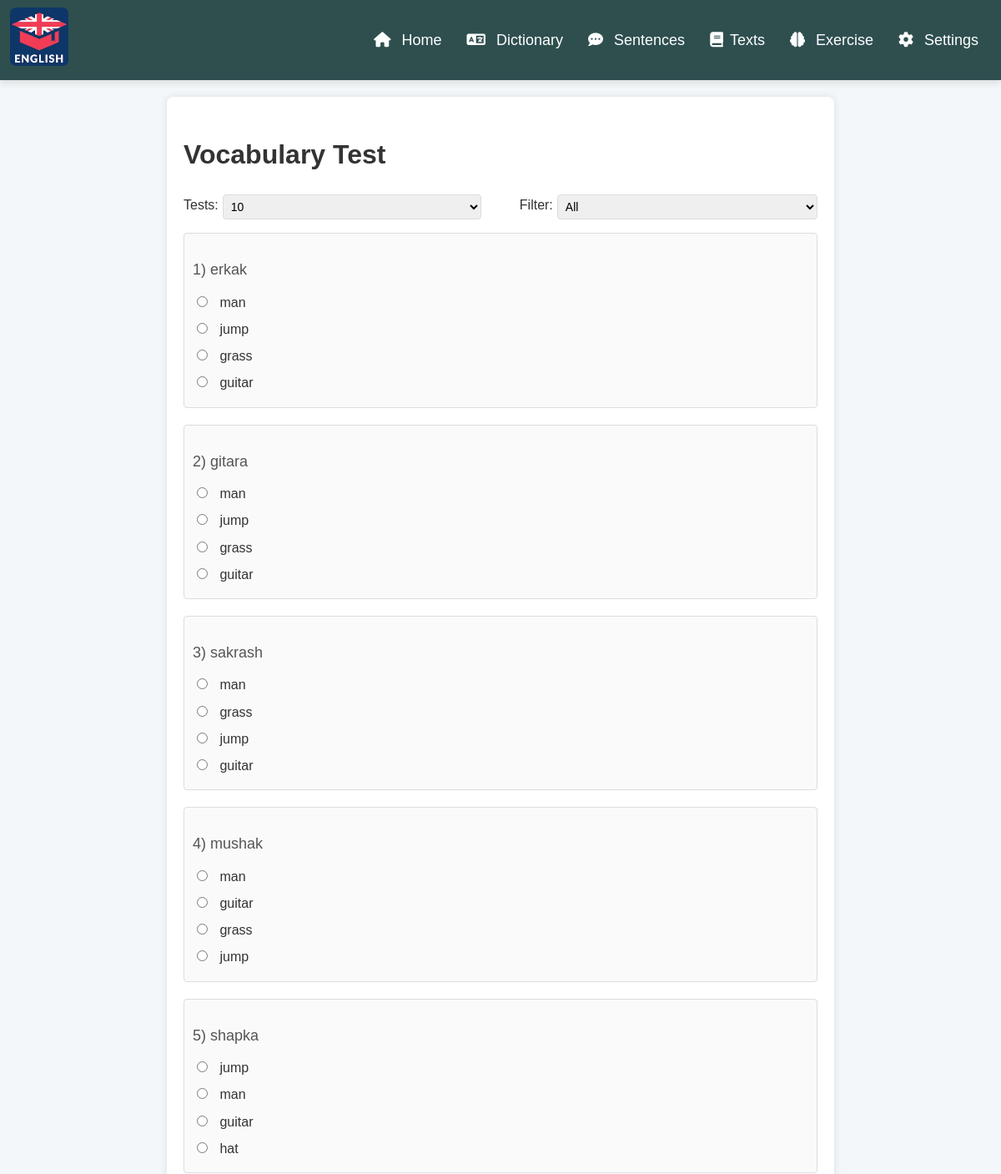
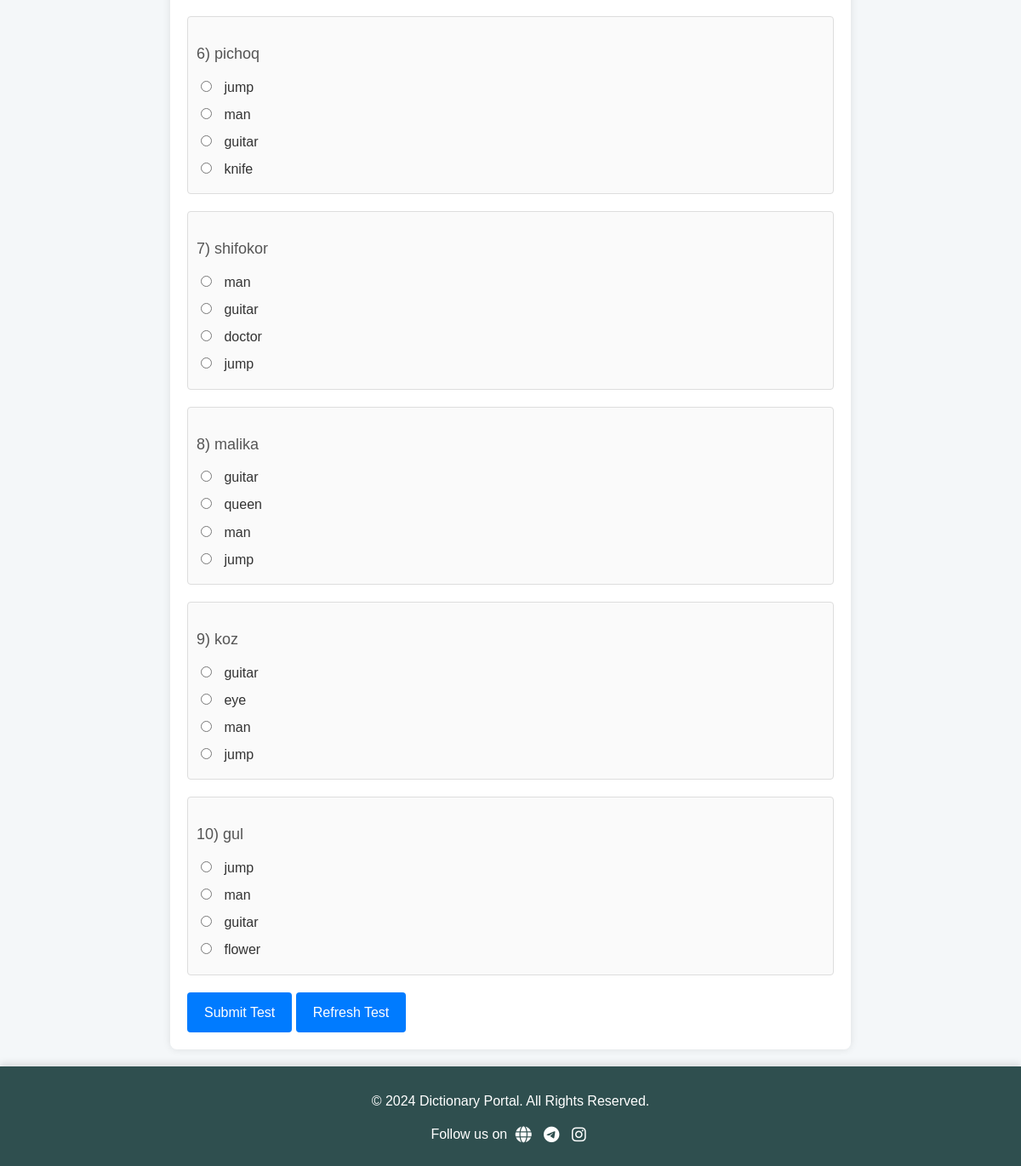
/exercise/vocabulary.php (signed in), run on the app's committed database (2 pictures, top to bottom).
### tables this page shows
CREATE TABLE words (
    id INT AUTO_INCREMENT PRIMARY KEY,
    user_id INT NOT NULL,
    word VARCHAR(150) NOT NULL,
    translation VARCHAR(150),
    definition VARCHAR(255),
    FOREIGN KEY (user_id) REFERENCES users(id) ON DELETE CASCADE
);

### config.php (called while the page is built, shortened)
<?php
class Database
{
    private $conn;
    public function __construct()
    {
        $servername = "localhost";
        $username = "root";
        $password = "";
        $dbname = "english";
        $this->conn = new mysqli($servername, $username, $password, $dbname);
    }
    public function executeQuery($sql, $params = [], $types = "")
    {
        $stmt = $this->conn->prepare($sql);
        if ($params) {
            $stmt->bind_param($types, ...$params);
        }
        if (!$stmt->execute()) {
            die("Error: " . $stmt->error);
        }
        return $stmt;
    }
    public function select($table, $columns = "*", $condition = "", $params = [], $types = "")
    {
        $sql = "SELECT $columns FROM $table $condition";
        $stmt = $this->executeQuery($sql, $params, $types);
        return $stmt->get_result()->fetch_all(MYSQLI_ASSOC);
    }
}

### check.php (called while the page is built, shortened)
<?php
include '../config.php';
$query = new Database();

### exercise/vocabulary.php (the view, shortened to what this page needs)
<?php include '../check.php'; ?>
<?php
$userId = $_SESSION['user_id'];
$numWords = (int) ($_GET['num_words'] ?? 10);
$filter = $_GET['filter'] ?? 'all';
$results = [];
if ($filter === 'liked') {
    $likedWords = $query->search('liked_words', 'word_id', 'WHERE user_id = ?', [$userId], 'i');
    $likedWordIds = array_column($likedWords, 'word_id');
    if (!empty($likedWordIds)) {
        $placeholders = implode(',', array_fill(0, count($likedWordIds), '?'));
        $types = str_repeat('i', count($likedWordIds) + 2);
        $params = array_merge($likedWordIds, [$userId, $numWords]);
        $results = $query->select(
            'words',
            'id, word, translation',
            "WHERE id IN ($placeholders) AND user_id = ? ORDER BY RAND() LIMIT ?",
            $params,
            $types
        );
    }
} else {
    $results = $query->select(
        'words',
        'id, word, translation',
        'WHERE user_id = ? ORDER BY RAND() LIMIT ?',
        [$userId, $numWords],
        'ii'
    );
}
shuffle($results);
function getRandomOptions($correctWord, $allWords, $numOptions = 4)
{
    $options = [$correctWord];
    $allWordsCount = count($allWords);
    if ($allWordsCount > 1) {
        foreach ($allWords as $randomWord) {
            if ($randomWord !== $correctWord && !in_array($randomWord, $options)) {
                $options[] = $randomWord;
            }
            if (count($options) >= $numOptions) {
                break;
            }
        }
    }
    shuffle($options);
    return $options;
}
?>
<!DOCTYPE html>
<html lang="en">
<head>
    <link rel="stylesheet" href="../src/css/exercise-vocabulary.css">
</head>
<body>
    <?php include '../includes/header.php'; ?>
    <div class="container">
        <h1>Vocabulary Test</h1>
        <form id="numWordsForm" action="" method="GET" style="display: flex; align-items: center; gap: 10px;">
            <div>
                <label for="num_words" style="font-size: 16px; color: #333;">Tests:</label>
                <select name="num_words" id="num_words"
                    style="padding: 5px; border-radius: 4px; border: 1px solid #ddd; font-size: 14px;">
                    <option value="10" <?= $numWords == 10 ? 'selected' : '' ?>>10</option>
                </select>
            </div>
            <div>
                <label for="filter" style="font-size: 16px; color: #333;">Filter:</label>
                <select name="filter" id="filter"
                    style="padding: 5px; border-radius: 4px; border: 1px solid #ddd; font-size: 14px;">
                    <option value="all" <?= $filter == 'all' ? 'selected' : '' ?>>All</option>
                </select>
            </div>
        </form>
        <?php if (empty($results)): ?>
            <div class="information-not-found">
                <i class="fa fa-info-circle"></i>
                <p>No words found.</p>
                <a href="../dictionary/" class="btn btn-primary">Dictionary</a>
            </div>
        <?php else: ?>
            <form id="testForm" action="" method="POST">
                <?php foreach ($results as $index => $word): ?>
                    <div class="question">
                        <p><?= ($index + 1) . ") " . htmlspecialchars($word['translation']) ?></p>
                        <?php
                        $allWords = array_column($results, 'word');
                        $options = getRandomOptions($word['word'], $allWords);
                        ?>
                        <?php foreach ($options as $optionIndex => $option): ?>
                            <label>
                                <input type="radio" name="answers[<?= $index ?>]" value="<?= htmlspecialchars($option) ?>">
                                <?= htmlspecialchars($option) ?>
                            </label>
                        <?php endforeach; ?>
                    </div>
                <?php endforeach; ?>
                <button type="submit">Submit Test</button>
                <button type="button" id="refresh-test">Refresh Test</button>
            </form>
        <?php endif; ?>
    </div>
    <?php include '../includes/footer.php'; ?>
</body>
</html>

### includes/header.php (shortened to what this page needs)
<link rel="stylesheet" href="https://cdnjs.cloudflare.com/ajax/libs/font-awesome/6.0.0-beta3/css/all.min.css">
<link rel="stylesheet" href="../src/css/sweetalert2.css">
<link rel="stylesheet" href="../src/css/header.css">
<header>
    <a href="../">
        <img src="../src/images/logo.png" alt="logo" class="header-logo">
    </a>
    <nav class="header-nav">
        <ul>
            <li><a href="../"><i class="fas fa-home"></i> Home</a></li>
            <li><a href="../dictionary/"><i class="fas fa-language"></i> Dictionary</a></li>
            <li><a href="../sentences/"><i class="fas fa-comment-dots"></i> Sentences</a></li>
            <li><a href="../texts/"><i class="fas fa-book link-icon"></i>Texts</a></li>
            <li><a href="../exercise/"><i class="fas fa-brain"></i> Exercise</a></li>
            <li><a href="../settings/"><i class="fa-solid fa-gear"></i> Settings</a></li>
        </ul>
    </nav>
</header>

### includes/footer.php (shortened to what this page needs)
<link rel="stylesheet" href="../src/css/footer.css">
<footer>
    <div class="footer">
        <p>&copy; 2024 Dictionary Portal. All Rights Reserved.</p>
        <p>Follow us on
            <a href="https://iqbolshoh.uz" target="_blank" class="social-icon"><i class="fas fa-globe"></i></a>
            <a href="https://t.me/iqbolshoh_777" target="_blank" class="social-icon"><i class="fab fa-telegram"></i></a>
            <a href="https://www.instagram.com/iqbolshoh_777" target="_blank" class="social-icon"><i
                    class="fab fa-instagram"></i></a>
        </p>
    </div>
</footer>

### src/css/exercise-vocabulary.css (style rules this page uses)
.container { width: calc(100% - 40px); max-width: 800px; margin: 20px auto; padding: 20px; background-color: #fff; border-radius: 8px; box-shadow: 0 0 10px rgba(0, 0, 0, 0.1); box-sizing: border-box; }
footer { position: static !important; display: block; }
h1 { color: #333; margin-bottom: 20px; }
.question { margin-bottom: 20px; padding: 10px; border: 1px solid #ddd; border-radius: 4px; background-color: #fafafa; }
.question p { font-size: 18px; color: #555; margin-bottom: 10px; }
label { display: block; margin-bottom: 5px; font-size: 16px; color: #333; }
input[type="radio"] { margin-right: 10px; }
button { padding: 10px 20px; border: none; border-radius: 4px; background-color: #007bff; color: #fff; font-size: 16px; cursor: pointer; }
#numWordsForm { margin: 15px 0px; width: 100%; display: flex; justify-content: space-between; }
#numWordsForm div { display: flex; align-items: center; width: 47%; gap: 5px; }
#numWordsForm select { width: 100% }

### src/css/header.css (style rules this page uses)
body, input, textarea, p, h1, h2, h3, h4, h5, footer, header, main, menu, nav, section, button, select, h6 { font-family: 'Arial', sans-serif; letter-spacing: normal; line-height: 1.7; }
body { background-color: #f4f7f9; margin: 0; padding: 0; }
header { background-color: #2f4f4f; color: white; box-shadow: 0 4px 8px rgba(0, 0, 0, 0.1); padding: 9px 12px; display: flex; justify-content: space-between; align-items: center; flex-wrap: wrap; position: sticky; }
header a { text-decoration: none; }
.header-logo { width: 70px; height: 70px; border-radius: 7px; }
.header-nav { display: flex; justify-content: end; }
.header-nav ul { list-style: none; margin: 0; padding: 0; display: flex; }
.header-nav ul li a { color: white; text-decoration: none; font-size: 18px; padding: 10px 15px; transition: color 0.3s ease-in-out; display: block; }
.header-nav ul li a i { margin-right: 8px; }
.header-nav ul li { position: relative; }
.header-nav ul li a:before { content: ""; position: absolute; left: 0; bottom: 0; width: 100%; height: 2px; border-radius: 5px; background-color: transparent; transition: background-color 0.3s ease-in-out; }

### src/css/footer.css (style rules this page uses)
footer { position: static !important; bottom: 0; width: 100%; background-color: #2f4f4f; color: #fff; padding: 20px 0px 15px 0px; box-shadow: 0 -4px 8px rgba(0, 0, 0, 0.1); text-align: center; }
.container { width: calc(100% - 40px); max-width: 800px; margin: 20px auto; padding: 20px; box-sizing: border-box; min-height: calc(100vh - 170px); }
footer { position: static !important; display: block; }
footer .footer { display: block; flex-direction: column; align-items: center; margin: 0 auto; }
footer p { margin: 7px 0; font-size: 16px; }
footer a { color: #fff; text-decoration: none; margin: 0 5px; font-size: 20px; transition: color 0.3s ease-in-out, transform 0.3s ease-in-out; }
footer a i { vertical-align: middle; font-size: 19px; }

### data on the page
words: translation "erkak", word "man", word "jump", word "grass", word "guitar"
words: translation "gitara", word "man", word "jump", word "grass", word "guitar"
words: translation "sakrash", word "man", word "grass", word "jump", word "guitar"
words: translation "mushak", word "man", word "guitar", word "grass", word "jump"
words: translation "shapka", word "jump", word "man", word "guitar", word "hat"
words: translation "pichoq", word "jump", word "man", word "guitar", word "knife"
words: translation "shifokor", word "man", word "guitar", word "doctor", word "jump"
words: translation "malika", word "guitar", word "queen", word "man", word "jump"
words: translation "koz", word "guitar", word "eye", word "man", word "jump"
words: translation "gul", word "jump", word "man", word "guitar", word "flower"
